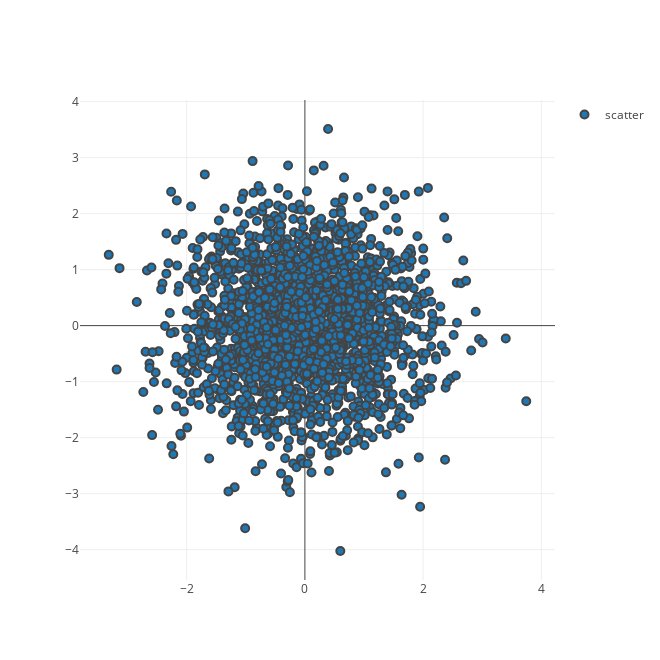

Notebook source saved alongside this figure:
### Markdown cell above
[HOME](#Interactive-Plots)

<br>

### Code cell
n = 2048
x = np.random.randn(n)
y = np.random.randn(n)

scatterTrace = Scatter(
                        x = x,
                        y = y,
                        mode = 'markers',
                        name = 'scatter',
        
                        marker = dict( color = '##27AE60',
                                       line = dict (width = 2),
                                       size = 8,
                                     )
                      )

layout = Layout(
                    showlegend=True,
                    height=660,
                    width=660,
                    hovermode=False)

data = [scatterTrace]
fig = dict( data=data, layout=layout,  )
iplot(fig)

### Figure 1 — Plotly figure (JSON) as saved in the notebook; plotly's stock layout.template omitted (floating-point values rounded to 4 significant figures; data arrays with more than 128 entries replaced by an {"elided": "..."} marker saying what was removed)
{"data": [{"marker": {"color": "##27AE60", "line": {"width": 2}, "size": 8}, "mode": "markers", "name": "scatter", "type": "scatter", "x": {"elided": "2048 float values"}, "y": {"elided": "2048 float values"}}], "layout": {"height": 660, "hovermode": false, "showlegend": true, "width": 660}}
